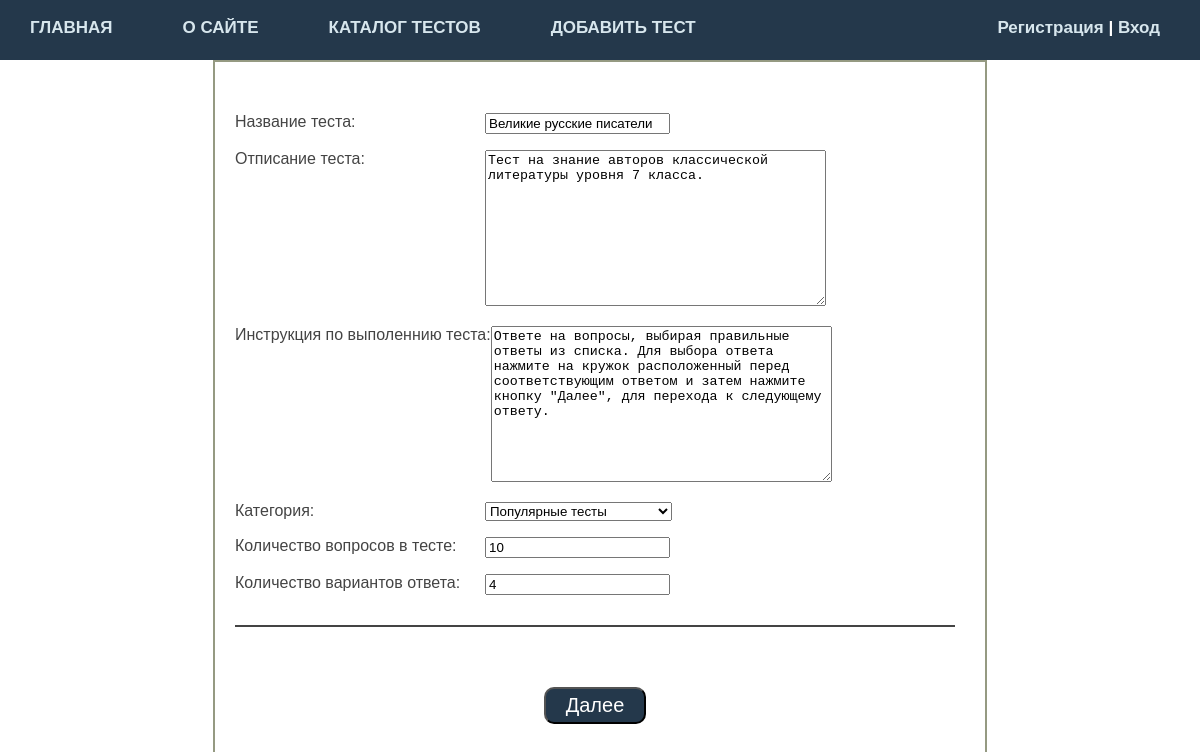
Page /15/update-test/ on the committed database.
### main/models.py (models this page shows, shortened)
class Tests(models.Model):
    title = models.CharField(max_length=250, verbose_name="Название теста")  # Названия теста
    review = models.TextField(blank=True, verbose_name="Отписание теста")  # Описания теста
    manual = models.TextField(blank=True,
                              verbose_name="Инструкция по выполеннию теста")  # Инструкции по прохождению теста
    number_of_questions = models.PositiveIntegerField(
        verbose_name="Количество вопросов в тесте")  # Количества вопросов в тесте
    number_of_сhoice = models.PositiveIntegerField(
        verbose_name="Количество вариантов ответа")  # Количества вариантов ответа
    time_create = models.DateTimeField(auto_now_add=True)
    time_update = models.DateTimeField(auto_now=True)
    category_key = models.ForeignKey('Categories', on_delete=models.PROTECT, null=True, verbose_name="Категория")
    author = models.ForeignKey(get_user_model(), on_delete=models.SET_NULL, related_name='author_test', null=True,
                               default=None, verbose_name="Автор")
    is_published = models.BooleanField(default=True)  # Отметка о публикации
    class Meta:  # Задаем настройки отображения модел в понели администратора.
        verbose_name = 'Тесты'  # Задаем отображение имени модели в единственном числе.
        verbose_name_plural = 'Тесты'  # Задаем отображение имени модели во множественном числе.

### main/views.py (the view, shortened to what this page needs)
# urls.py: path('<int:test_id>/update-test/', UpdateTest.as_view(), name='update-test'), # Редактирование теста
class UpdateTest(UpdateView):
    model = Tests
    template_name = 'main/update-test.html'
    pk_url_kwarg = 'test_id'
    fields = ['title', 'review', 'manual', 'category_key', 'number_of_questions', 'number_of_сhoice', ]

### main/models.py (called while the page is built)
    def __str__(self):
        return self.category

### user/context_processors.py (called while the page is built)
def get_menu(request):
    return {'upper_menu': menu}

### main/templates/main/update-test.html (shortened to what this page needs)
{% extends 'main/base.html' %}
{% block content_main %}
<div class="test_content">
<form action="" method="post">
{% for f in form %}
    <p><label class="form-label" for="{{ f.id_for_label }}">{{f.label}}:</label>{{ f }}</p>
{% endfor %}
<hr class="hr-line">
<div class="button-wrapper">
<button type="submit" class="button_test" name="button">Далее</button>
</div>
</form>
{% endblock %}

### main/static/main/css/styles.css (style rules this page uses)
html, body { font-family: 'Arial'; margin: 0; padding: 0; height: 100%; width: 100%; color: #444; }
button.button_test { background: #24384b; max-width: 500px; margin: 0px 10px ; padding: 5px 20px 5px 20px; border-radius: 10px; font-size: 20px; color: #ffffff; cursor: pointer; }
.button-wrapper { display: flex; justify-content: center; }
.form-label { display: inline-block; min-width: 250px; vertical-align: top; }
.test_content { width: 60%; margin-left: auto; margin-right: auto; border: 2px solid #959a82; background-color: #FFFFFF; padding: 30px 30px 30px 20px; min-height: 100%; }
.hr-line { margin: 30px 0px 0px 0px; padding: 0px 0px 60px 0px; height: 0; border: none; border-top: 2px solid #444; }

### rows in the picture
Tests: form "Великие русские писатели" "Тест на знание авторов классической литературы уровня 7 класса." "Ответе на вопросы, выбирая правильные ответы из списка. Для выбора ответа нажмите на кружок расположенный перед соответствующим ответом и затем нажмите кнопку \"Далее\", для перехода к следующему ответу." "Популярные тесты" "10" "4"

### other values in the picture
{{ m.title }} "ГЛАВНАЯ" "О САЙТЕ" "КАТАЛОГ ТЕСТОВ" "ДОБАВИТЬ ТЕСТ"
{{ f.label }} "Название теста" "Отписание теста" "Инструкция по выполеннию теста" "Категория" "Количество вопросов в тесте" "Количество вариантов ответа"
